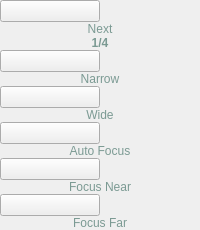
         <widget class="QWidget" name="page">
          <layout class="QVBoxLayout" name="verticalLayout_12">
           <property name="spacing">
            <number>0</number>
           </property>
           <property name="leftMargin">
            <number>0</number>
           </property>
           <property name="topMargin">
            <number>0</number>
           </property>
           <property name="rightMargin">
            <number>0</number>
           </property>
           <property name="bottomMargin">
            <number>0</number>
           </property>
           <item>
            <widget class="QPushButton" name="bt_irsight_bt_next_1">
             <property name="sizePolicy">
              <sizepolicy hsizetype="Minimum" vsizetype="Expanding">
               <horstretch>0</horstretch>
               <verstretch>0</verstretch>
              </sizepolicy>
             </property>
             <property name="maximumSize">
              <size>
               <width>100</width>
               <height>16777215</height>
              </size>
             </property>
             <property name="text">
              <string/>
             </property>
            </widget>
           </item>
           <item>
            <widget class="QLabel" name="label_55">
             <property name="sizePolicy">
              <sizepolicy hsizetype="Preferred" vsizetype="Preferred">
               <horstretch>0</horstretch>
               <verstretch>0</verstretch>
              </sizepolicy>
             </property>
             <property name="styleSheet">
              <string notr="true">color: rgb(123, 154, 147);
</string>
             </property>
             <property name="text">
              <string>Next</string>
             </property>
             <property name="alignment">
              <set>Qt::AlignCenter</set>
             </property>
            </widget>
           </item>
           <item>
            <widget class="QLabel" name="label_53">
             <property name="font">
              <font>
               <weight>75</weight>
               <bold>true</bold>
              </font>
             </property>
             <property name="styleSheet">
              <string notr="true">color: rgb(123, 154, 147);</string>
             </property>
             <property name="text">
              <string>1/4</string>
             </property>
             <property name="alignment">
              <set>Qt::AlignCenter</set>
             </property>
            </widget>
           </item>
           <item>
            <widget class="QPushButton" name="ir_sight_narrow">
             <property name="sizePolicy">
              <sizepolicy hsizetype="Minimum" vsizetype="Expanding">
               <horstretch>0</horstretch>
               <verstretch>0</verstretch>
              </sizepolicy>
             </property>
             <property name="maximumSize">
              <size>
               <width>100</width>
               <height>16777215</height>
              </size>
             </property>
             <property name="text">
              <string/>
             </property>
            </widget>
           </item>
           <item>
            <widget class="QLabel" name="label_52">
             <property name="styleSheet">
              <string notr="true">color: rgb(123, 154, 147);</string>
             </property>
             <property name="text">
              <string>Narrow</string>
             </property>
             <property name="alignment">
              <set>Qt::AlignCenter</set>
             </property>
            </widget>
           </item>
           <item>
            <widget class="QPushButton" name="bt_sight_wide">
             <property name="sizePolicy">
              <sizepolicy hsizetype="Minimum" vsizetype="Expanding">
               <horstretch>0</horstretch>
               <verstretch>0</verstretch>
              </sizepolicy>
             </property>
             <property name="maximumSize">
              <size>
               <width>100</width>
               <height>16777215</height>
              </size>
             </property>
             <property name="text">
              <string/>
             </property>
            </widget>
           </item>
           <item>
            <widget class="QLabel" name="label_56">
             <property name="styleSheet">
              <string notr="true">color: rgb(123, 154, 147);</string>
             </property>
             <property name="text">
              <string>Wide</string>
             </property>
             <property name="alignment">
              <set>Qt::AlignCenter</set>
             </property>
            </widget>
           </item>
           <item>
            <widget class="QPushButton" name="bt_auto_focus_ir">
             <property name="sizePolicy">
              <sizepolicy hsizetype="Minimum" vsizetype="Expanding">
               <horstretch>0</horstretch>
               <verstretch>0</verstretch>
              </sizepolicy>
             </property>
             <property name="maximumSize">
              <size>
               <width>100</width>
               <height>16777215</height>
              </size>
             </property>
             <property name="text">
              <string/>
             </property>
            </widget>
           </item>
           <item>
            <widget class="QLabel" name="label_54">
             <property name="styleSheet">
              <string notr="true">color: rgb(123, 154, 147);</string>
             </property>
             <property name="text">
              <string>Auto Focus</string>
             </property>
             <property name="alignment">
              <set>Qt::AlignCenter</set>
             </property>
            </widget>
           </item>
           <item>
            <widget class="QPushButton" name="bt_ir_focus_near_ir">
             <property name="sizePolicy">
              <sizepolicy hsizetype="Minimum" vsizetype="Expanding">
               <horstretch>0</horstretch>
               <verstretch>0</verstretch>
              </sizepolicy>
             </property>
             <property name="maximumSize">
              <size>
               <width>100</width>
               <height>16777215</height>
              </size>
             </property>
             <property name="text">
              <string/>
             </property>
            </widget>
           </item>
           <item>
            <widget class="QLabel" name="label_57">
             <property name="styleSheet">
              <string notr="true">color: rgb(123, 154, 147);</string>
             </property>
             <property name="text">
              <string>Focus Near</string>
             </property>
             <property name="alignment">
              <set>Qt::AlignCenter</set>
             </property>
            </widget>
           </item>
           <item>
            <widget class="QPushButton" name="bt_focus_far_ir">
             <property name="sizePolicy">
              <sizepolicy hsizetype="Minimum" vsizetype="Expanding">
               <horstretch>0</horstretch>
               <verstretch>0</verstretch>
              </sizepolicy>
             </property>
             <property name="maximumSize">
              <size>
               <width>100</width>
               <height>16777215</height>
              </size>
             </property>
             <property name="text">
              <string/>
             </property>
            </widget>
           </item>
           <item>
            <widget class="QLabel" name="label_51">
             <property name="styleSheet">
              <string notr="true">color: rgb(123, 154, 147);</string>
             </property>
             <property name="text">
              <string>Focus Far</string>
             </property>
             <property name="alignment">
              <set>Qt::AlignCenter</set>
             </property>
            </widget>
           </item>
          </layout>
         </widget>
